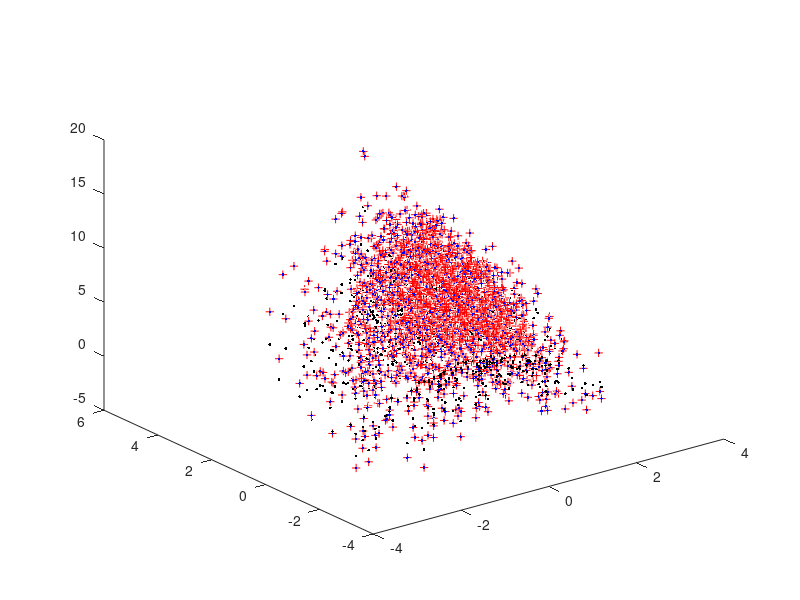
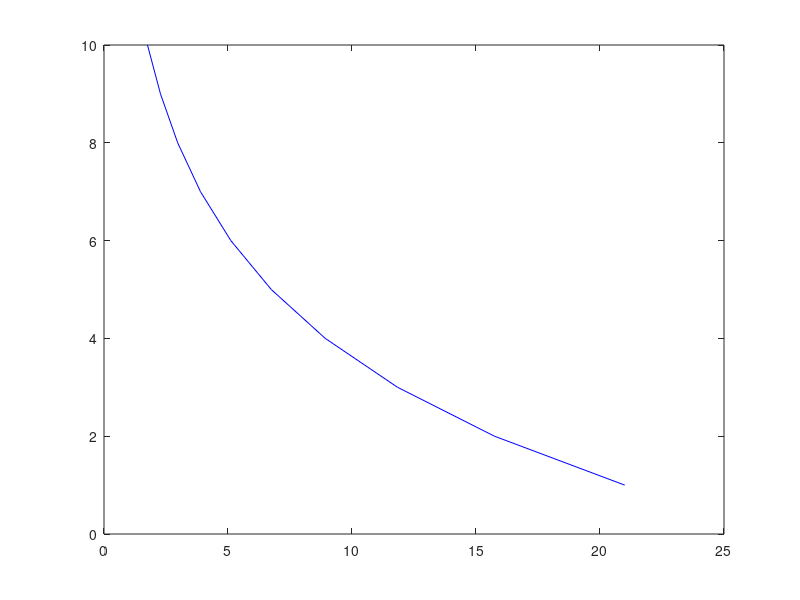

The MATLAB script that drew these images, in order:
% formula :  y_hat = theta0 + thata1 * cos(x1) +  3 * thata2 * sin(x2 /3)

% the key is to solve the parameters:  initiate parameters = [0;0]
% the formula to solve parameters:   get h first,   h = (x * parameters - y)'
%  parameters(i) = parameters(i) - learningRate * 1/m * h * x(:,i); 
%  costHistory(i) = (x * parameters - y)'  * (x * parameters - y) / (2*m);
%  error_function = 1/2m * sum((y_hat-y).^2)


% gradient descent 


clc;
clear;

% load the data
data = load('sincos.dat');

% set up all the parameters
x1 = data(:,1);  % first column is x
x2 = data(:,2);  % second column is y
y = data(:,3);
m = size(data,1); % size of rows
n = size(data,2);

% create augumented x matrix
x = [ones(m,1)  cos(x1)  3.*sin(x2./3)];   % add more columns
% size(x)


% parameters we want to solve for 
parameters = [0;0;0]; % semi colon in the brackets means it will add more rows

% hyper parameters
learningRate = 0.1;
repetition = 10;

% Storage
costHistory = zeros(repetition,1);

% iterate across epochs 
for i =1:repetition
    h = (x * parameters - y)';  % transpose of function inputs    
    for j = 1: n
        parameters(j) = parameters(j) - learningRate * 1/m * h * x(:,j);  % update the initiated parameter , 1/m * h * x(:,1) is the gradient 
        
    end 
    % cost function
    costHistory(i) = (x * parameters - y)'  * (x * parameters - y) / (2*m);    
    costHistory(i)
end
% parameters(1:3)
% parameters


% pseudo inverse
x_star = inv(x' * x)*(x' * y);  % x_star creates parameters 

% do not need this 
% theta(1) = x_star(1);
% theta(2) = x_star(2);
% theta(3) = x_star(3);

% plot all them together in one line code
plot3(x1, x2, y, 'r+', x1, x2, x * parameters,'k.',x1, x2, x*x_star, 'b.'); % plot3    x*x_star = theta(1)+ theta(2) * x(:,2) + theta(3)*x(:,3)


% plot the cost
figure;
plot(costHistory, 1:repetition ,'b');


